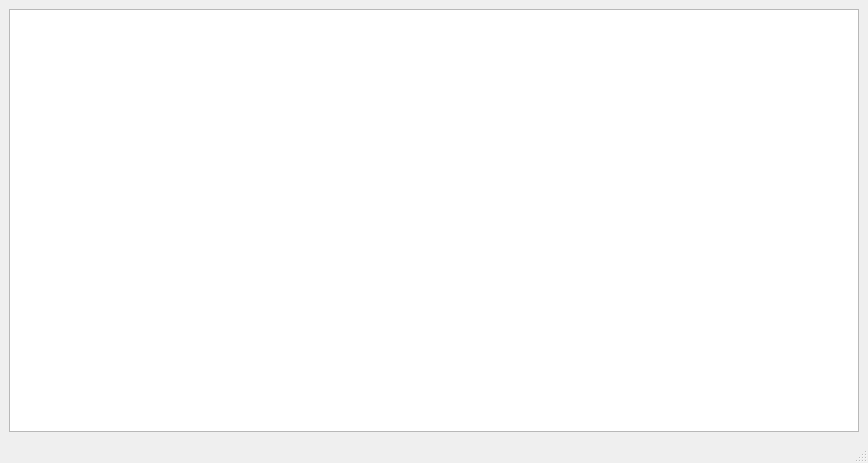
<?xml version="1.0" encoding="UTF-8"?>
<ui version="4.0">
 <class>MainWindowMessageBridge</class>
 <widget class="QMainWindow" name="MainWindowMessageBridge">
  <property name="geometry">
   <rect>
    <x>0</x>
    <y>0</y>
    <width>868</width>
    <height>463</height>
   </rect>
  </property>
  <property name="windowTitle">
   <string>MainWindowMessageBridge</string>
  </property>
  <widget class="QWidget" name="centralwidget">
   <layout class="QGridLayout" name="gridLayout">
    <item row="0" column="0">
     <widget class="QPlainTextEdit" name="plainTextEdit">
      <property name="readOnly">
       <bool>true</bool>
      </property>
     </widget>
    </item>
   </layout>
  </widget>
  <widget class="QMenuBar" name="menubar">
   <property name="geometry">
    <rect>
     <x>0</x>
     <y>0</y>
     <width>868</width>
     <height>22</height>
    </rect>
   </property>
  </widget>
  <widget class="QStatusBar" name="statusbar"/>
 </widget>
 <resources/>
 <connections/>
</ui>
